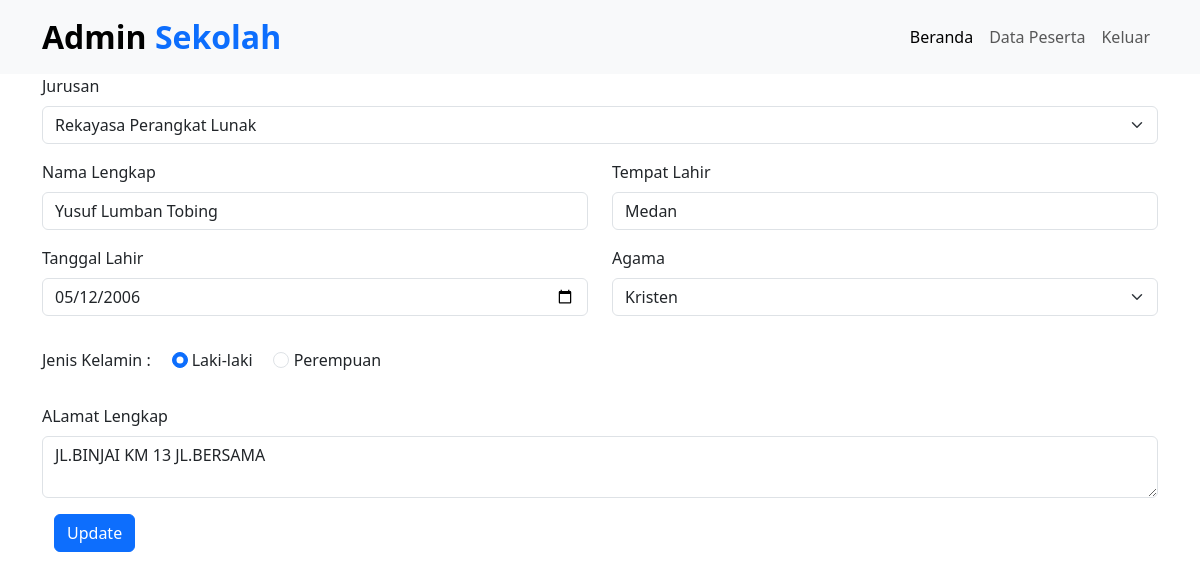
The app's page /edit-data.php?id=P202400001 with its own data.
### tables this page shows
CREATE TABLE `tb_pendaftaran` (
  `id_pendaftaran` char(20) NOT NULL,
  `tgl_daftar` date NOT NULL,
  `th_ajaran` varchar(9) NOT NULL,
  `jurusan` varchar(50) NOT NULL,
  `nm_peserta` varchar(50) NOT NULL,
  `tmp_lahir` varchar(50) NOT NULL,
  `tgl_lahir` date NOT NULL,
  `jk` enum('Laki-laki','Perempuan') NOT NULL,
  `agama` varchar(15) NOT NULL,
  `almt_peserta` text NOT NULL
);

### edit-data.php (the view, shortened to what this page needs)
<?php
require 'koneksi.php';
?>
<!DOCTYPE html>
<html>
<head>
     <link rel="stylesheet" type="text/css" href="css/style.css">
     <link rel="stylesheet" href="bootstrap/css/bootstrap.min.css">
</head>
<body>
     <header>
          <nav class="navbar navbar-expand-lg bg-body-tertiary">
               <div class="container">
                    <a class="navbar-brand fs-2 fw-bold" href="beranda.php">Admin <span
                              class="text-primary">Sekolah</span></a>
                    <div class="collapse navbar-collapse" id="navbarNav">
                         <ul class="navbar-nav ms-auto ">
                              <li class="nav-item">
                                   <a class="nav-link active" aria-current="page" href="beranda.php">Beranda</a>
                              </li>
                              <li class="nav-item">
                                   <a class="nav-link" href="data-peserta.php">Data Peserta</a>
                              </li>
                              <li class="nav-item">
                                   <a class="nav-link" href="keluar.php">Keluar</a>
                              </li>
                         </ul>
                    </div>
               </div>
          </nav>
     </header>
     <div class="container">
          <div class="row">
               <section class="col-md-12">
                    <?php
                    if (isset($_GET['id'])) {
                         $daftar = mysqli_real_escape_string($conn, $_GET['id']);
                         $quary = "SELECT * FROM tb_pendaftaran WHERE id_pendaftaran = '$daftar'";
                         $query_run = mysqli_query($conn, $quary);
                         if (mysqli_num_rows($query_run) > 0) {
                              $daftar = mysqli_fetch_array($query_run);
                              ?>
                    <form action="php/edit.php" method="POST">
                         <div class=" form-group mb-3">
                         <label class="form-label">Jurusan</label>
                         <select name="jurusan" class="form-select">
                              <option <?= $daftar['jurusan']; ?>><?= $daftar['jurusan']; ?></option>
                         </select>
          </div>
          <div class="row">
               <div class="col-md-6">
                    <div class="form-group mb-3">
                         <label class="form-label">Nama Lengkap</label>
                         <input type="text" name="nm" value="<?= $daftar['nm_peserta']; ?>" class="form-control"
                              placeholder="cth : toni">
                    </div>
               </div>
               <div class="col-md-6">
                    <div class="form-group mb-3">
                         <label class="form-label">Tempat Lahir</label>
                         <input type="text" name="tmp_lahir" value="<?= $daftar['tmp_lahir']; ?>" class="form-control">
                    </div>
               </div>
          </div>
          <div class="row">
               <div class="col-md-6">
                    <div class="form-group mb-3 ">
                         <label class="form-label">Tanggal Lahir</label>
                         <input type="date" name="tgl_lahir" class="form-control" value="<?= $daftar['tgl_lahir']; ?>">
                    </div>
               </div>
               <div class="col-md-6">
                    <div class="form-group mb-3">
                         <label class="form-label">Agama</label>
                         <select name="agama" class="form-select">
                              <option value="<?= $daftar['agama']; ?>"><?= $daftar['agama']; ?>
                              </option>
                         </select>
                    </div>
               </div>
          </div>
          <div class="form-group mb-4 mt-3 ">
               <label class=" form-label"> Jenis Kelamin :</label>
               <input type="radio" name="jk" class="form-check-input" value="Laki-laki"
                    <?php if ($daftar['jk'] == 'Laki-laki') echo 'checked';?>>
               <label class="form-check-label" for="flexRadioDefault2">
                    Laki-laki
               </label>
               <input type="radio" name="jk" class="form-check-input" value="Perempuan"
                    <?php if ($daftar['jk'] == 'Perempuan') echo 'checked';?>>
               <label class="form-check-label" for="flexRadioDefault2">
                    Perempuan
               </label>
          </div>
          <div class="form-groub mb-3">
               <label class="form-label">ALamat Lengkap</label>
               <textarea name="alamat" class="form-control"><?= $daftar['almt_peserta']; ?></textarea>
          </div>
          <div class="container mt-3 mb-3">
               <input type="submit" name="update" class="btn btn-primary" value="Update">
          </div>
          </form>
          <?php
                         } else {
                              echo "Id Tidak ditemukan";
                         }
                    }
                    ?>
          </section>
     </div>
     </div>
</body>
</html>

### css/style.css (style rules this page uses)
* { margin: 0; padding: 0; }
body { background-color: #f8f8f8; overflow: hidden; }

### records on screen
tb_pendaftaran: jurusan "Rekayasa Perangkat Lunak", nm "Yusuf Lumban Tobing", tmp_lahir "Medan", tgl_lahir "05/12/2006", agama "Kristen", jk "☑", alamat "JL.BINJAI KM 13 JL.BERSAMA"
